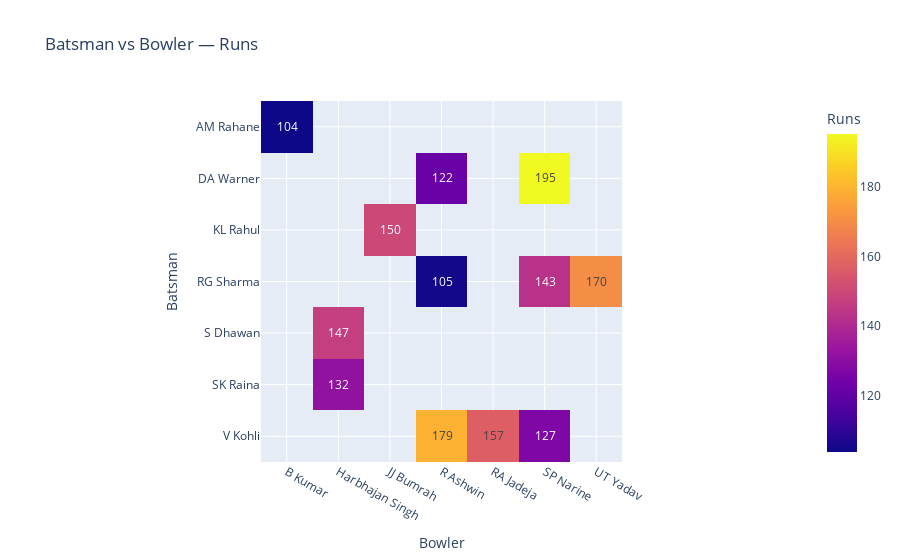

Notebook code for this chart:
### Code cell
pivot_runs = top_matchups.pivot(index='batsman', columns='bowler', values='runs_scored')
px.imshow(pivot_runs, text_auto=True,
          labels=dict(x="Bowler", y="Batsman", color="Runs"),
          title="Batsman vs Bowler — Runs")

### Figure 1 — Plotly figure (JSON) as saved in the notebook; plotly's stock layout.template omitted (floating-point values rounded to 4 significant figures)
{"data": [{"coloraxis": "coloraxis", "hovertemplate": "Bowler: %{x}<br>Batsman: %{y}<br>Runs: %{z}<extra></extra>", "name": "0", "texttemplate": "%{z}", "type": "heatmap", "x": ["B Kumar", "Harbhajan Singh", "JJ Bumrah", "R Ashwin", "RA Jadeja", "SP Narine", "UT Yadav"], "xaxis": "x", "y": ["AM Rahane", "DA Warner", "KL Rahul", "RG Sharma", "S Dhawan", "SK Raina", "V Kohli"], "yaxis": "y", "z": [[104, null, null, null, null, null, null], [null, null, null, 122, null, 195, null], [null, null, 150, null, null, null, null], [null, null, null, 105, null, 143, 170], [null, 147, null, null, null, null, null], [null, 132, null, null, null, null, null], [null, null, null, 179, 157, 127, null]]}], "layout": {"coloraxis": {"colorbar": {"title": {"text": "Runs"}}, "colorscale": [[0, "#0d0887"], [0.1111, "#46039f"], [0.2222, "#7201a8"], [0.3333, "#9c179e"], [0.4444, "#bd3786"], [0.5556, "#d8576b"], [0.6667, "#ed7953"], [0.7778, "#fb9f3a"], [0.8889, "#fdca26"], [1, "#f0f921"]]}, "title": {"text": "Batsman vs Bowler — Runs"}, "xaxis": {"anchor": "y", "constrain": "domain", "domain": [0, 1], "scaleanchor": "y", "title": {"text": "Bowler"}}, "yaxis": {"anchor": "x", "autorange": "reversed", "constrain": "domain", "domain": [0, 1], "title": {"text": "Batsman"}}}}
